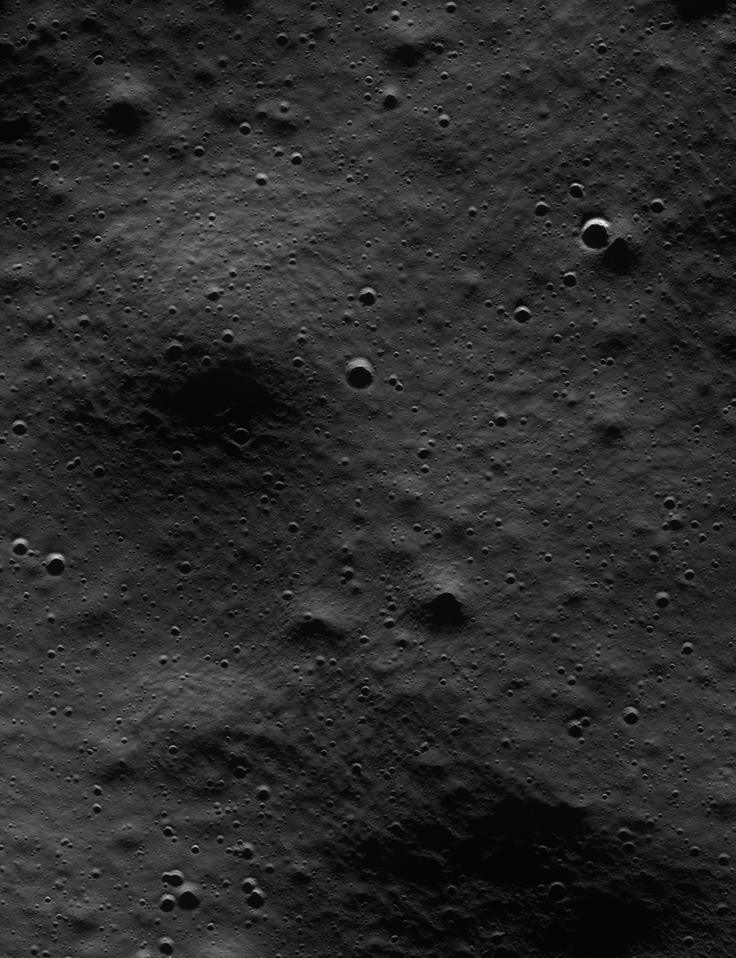
#> input picture data/processed/roi/ohrc_scaled_common_roi.png, 736 x 958 px, shrunk from 1070 x 1393 before the run, found by its file name
$ python generate_outputs.py
#> lines starting #> are read from the running program, lines starting #| are printed output that depends on the picture; after the words box and inside, x2 and y2 are one past the last pixel; in counts of white or black regions, pixels touching at a corner belong together
"""
LunarMatch-X Phase 2.2 — Full Output Product Generator
Generates real processed output images from actual OHRC & LRO crops.
"""
import cv2
import numpy as np
import json
import os
import shutil

ROOT = r"D:\Documents\projects\LunarMatchX\lunar-match-x"
BASE = os.path.join(ROOT, 'data', 'processed')
ROI  = os.path.join(BASE, 'roi')
OUT  = os.path.join(BASE, 'outputs')
os.makedirs(OUT, exist_ok=True)

# Load real crops at NATIVE resolution (do NOT pre-resize)
ohrc_raw = cv2.imread(os.path.join(ROI, 'ohrc_scaled_common_roi.png'), cv2.IMREAD_GRAYSCALE)
#> ohrc_raw is the input picture: shape (958, 736); min 1, max 250, mean 42.3
lro_raw  = cv2.imread(os.path.join(ROI, 'lro_common_roi.png'),          cv2.IMREAD_GRAYSCALE)
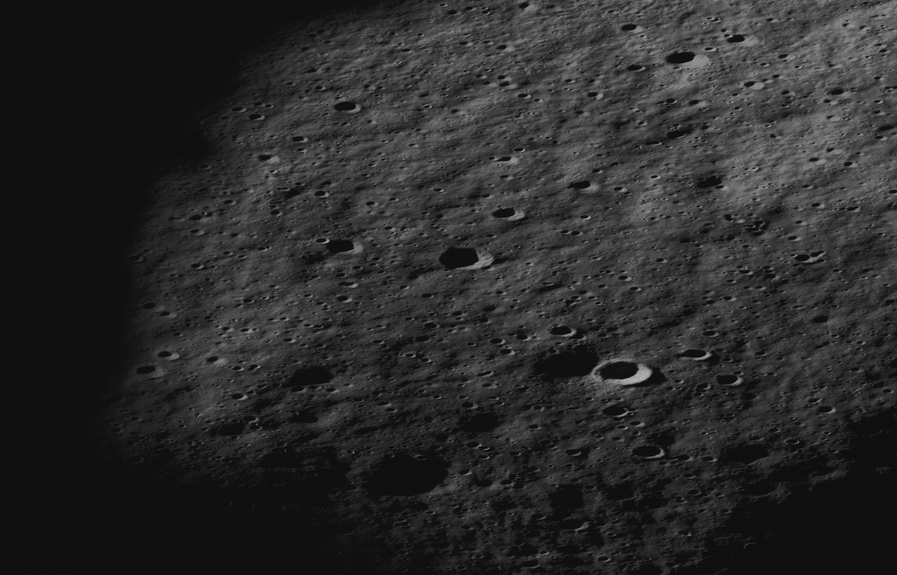
#> input picture data/processed/roi/lro_common_roi.png, 897 x 575 px, shrunk from 1304 x 835 before the run, found by its file name
#> lro_raw is the input picture: shape (575, 897); min 7, max 177, mean 42.5
assert ohrc_raw is not None, "OHRC crop not found"
assert lro_raw  is not None, "LRO  crop not found"

print(f"OHRC native: {ohrc_raw.shape}")
#| OHRC native: (958, 736)
print(f"LRO  native: {lro_raw.shape}")
#| LRO  native: (575, 897)

# Apply CLAHE to both for better feature visibility
clahe = cv2.createCLAHE(clipLimit=3.0, tileGridSize=(8,8))
ohrc_enh = clahe.apply(ohrc_raw)
lro_enh  = clahe.apply(lro_raw)

# STEP 1 — SIFT at native resolution
sift = cv2.SIFT_create(nfeatures=0, contrastThreshold=0.03, edgeThreshold=12)
kp1, des1 = sift.detectAndCompute(ohrc_enh, None)
#> kp1 = 11904 keypoints; strongest (x, y, size): (187, 676, 1.8), (211, 226, 1.9), (395, 18, 4.2), (124, 742, 2.7)
kp2, des2 = sift.detectAndCompute(lro_enh,  None)
#> kp2 = 7877 keypoints; strongest (x, y, size): (643, 68, 2.1), (845, 25, 2.9), (829, 150, 3.4), (828, 117, 2.6)
print(f"Keypoints native: OHRC={len(kp1)}, LRO={len(kp2)}")
#| Keypoints native: OHRC=11904, LRO=7877

bf = cv2.BFMatcher(cv2.NORM_L2)
raw_matches = bf.knnMatch(des1, des2, k=2)
#> raw_matches = 11904 matches
good = [m for m, n in raw_matches if m.distance < 0.80 * n.distance]
#> good = 54 matches
print(f"Lowe ratio (0.80) good matches: {len(good)}")
#| Lowe ratio (0.80) good matches: 54

# STEP 2 — RANSAC Homography
H_mat = None
inliers = []
inlier_pts1 = inlier_pts2 = None
repro_err = -1.0

if len(good) >= 4:
    src = np.float32([kp1[m.queryIdx].pt for m in good]).reshape(-1,1,2)
#> src = 54 rows, first 8: [18.71, 879.4], [25.72, 555.5], [26.03, 292.7], [48.6, 241.9], [55.2, 761.2], [89.14, 107.8], [91.85, 242.3], [117.2, 175.3]
    dst = np.float32([kp2[m.trainIdx].pt for m in good]).reshape(-1,1,2)
#> dst = 54 rows, first 8: [493.4, 386.1], [241.6, 298.5], [557.9, 382.6], [167.3, 454.4], [420.5, 278.6], [312, 342.7], [596.3, 384.7], [792.3, 286.9]
    H_mat, mask = cv2.findHomography(src, dst, cv2.RANSAC, 5.0)
#> H_mat = [[2.83, -1.65, 241.7], [1.77, -1.6, 361.2], [0.00243, -0.00191, 1]]; mask = 54 values, max 1 at index 5, min 0 at index 0, mean 0.111
    if mask is not None:
        inliers = [good[i] for i in range(len(good)) if mask[i]]
#> inliers = 6 matches
        inlier_pts1 = np.float32([kp1[m.queryIdx].pt for m in inliers])
#> inlier_pts1 = [[89.14, 107.8], [346.8, 568.5], [346.8, 568.5], [383.6, 103.4], [604.3, 797.4], [604.3, 797.4]]
        inlier_pts2 = np.float32([kp2[m.trainIdx].pt for m in inliers])
#> inlier_pts2 = [[312, 342.7], [372.2, 87.53], [372.2, 87.53], [666, 503.6], [666.6, 164.5], [666.6, 164.5]]
        if H_mat is not None and len(inliers) > 0:
            warped = cv2.perspectiveTransform(inlier_pts1.reshape(-1,1,2), H_mat)
#> warped has the same summary as inlier_pts2
            diffs  = warped.reshape(-1,2) - inlier_pts2
#> diffs = [[0, 0], [0, 0], [0, 0], [0, 0], [0, 0], [0, 0]]
            repro_err = float(np.mean(np.linalg.norm(diffs, axis=1)))
#> repro_err = 0
    print(f"RANSAC inliers: {len(inliers)}, repro_err: {repro_err:.3f} px")
#| RANSAC inliers: 6, repro_err: 0.000 px
else:
    print(f"Only {len(good)} good matches — skipping RANSAC")

decision = "ACCEPT" if len(inliers) >= 20 else ("FLAG" if len(inliers) >= 4 else "REFUSE")
#> decision = 'FLAG'
print(f"Decision: {decision}")
#| Decision: FLAG

# ===================================================================
# PRODUCT 1 — MATCHED TIE-POINTS (side-by-side at LRO resolution)
# ===================================================================
# Scale both to same display size
DH = 600
ohrc_d = cv2.resize(ohrc_enh, (int(ohrc_raw.shape[1]*DH/ohrc_raw.shape[0]), DH))
lro_d  = cv2.resize(lro_enh,  (int(lro_raw.shape[1]*DH/lro_raw.shape[0]),  DH))
W1, W2 = ohrc_d.shape[1], lro_d.shape[1]
#> W1 = 460; W2 = 936
PAD = 6

canvas_tp = np.zeros((DH, W1+PAD+W2, 3), dtype=np.uint8)
canvas_tp[:, :W1]       = cv2.cvtColor(ohrc_d, cv2.COLOR_GRAY2BGR)
canvas_tp[:, W1+PAD:]   = cv2.cvtColor(lro_d,  cv2.COLOR_GRAY2BGR)

# Scale factors for display
sy1 = DH / ohrc_raw.shape[0]; sx1 = ohrc_d.shape[1] / ohrc_raw.shape[1]
#> after `sy1 = DH / ohrc_raw.shape[0]`: sy1 = 0.626
#> after `sx1 = ohrc_d.shape[1] / ohrc_raw.shape[1]`: sx1 = 0.625
sy2 = DH / lro_raw.shape[0];  sx2 = lro_d.shape[1]  / lro_raw.shape[1]
#> after `sy2 = DH / lro_raw.shape[0]`: sy2 = 1.04
#> after `sx2 = lro_d.shape[1] / lro_raw.shape[1]`: sx2 = 1.04

for m in good:
    p1 = (int(kp1[m.queryIdx].pt[0]*sx1), int(kp1[m.queryIdx].pt[1]*sy1))
    p2 = (int(kp2[m.trainIdx].pt[0]*sx2)+W1+PAD, int(kp2[m.trainIdx].pt[1]*sy2))
    cv2.line(canvas_tp, p1, p2, (30, 80, 30), 1, cv2.LINE_AA)
#> this loop made 54 passes
#> (p1, p2) on passes 1 to 12: ((11, 550), (980, 402)), ((16, 347), (718, 311)), ((16, 183), (1048, 399)), ((30, 151), (640, 474)), ((34, 476), (904, 290)), ((55, 67), (791, 357)), ((57, 151), (1088, 401)), ((73, 109), (1292, 299)), ((81, 563), (825, 172)), ((94, 259), (951, 277)), ((103, 546), (1066, 258)), ((115, 514), (1185, 338))
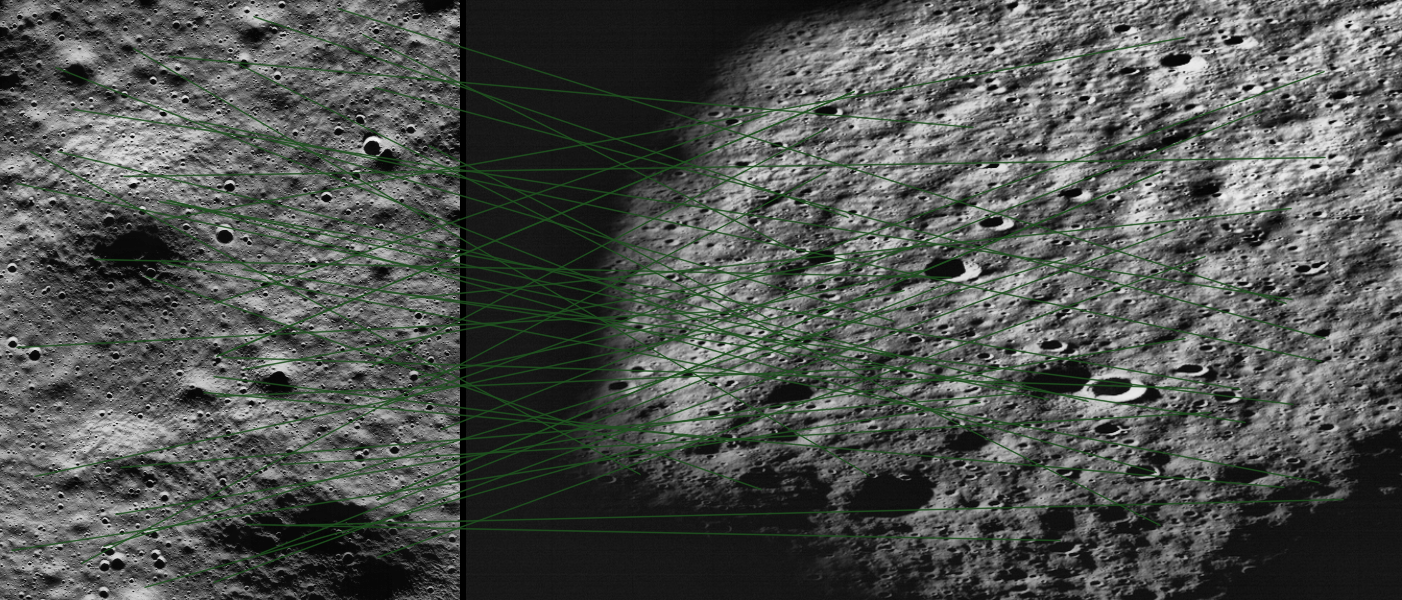
#> canvas_tp: shape (600, 1402, 3); mean of channels 0, 1, 2 79.3, 82.8, 79.3; drawn as B, G, R

for m in inliers:
    p1 = (int(kp1[m.queryIdx].pt[0]*sx1), int(kp1[m.queryIdx].pt[1]*sy1))
    p2 = (int(kp2[m.trainIdx].pt[0]*sx2)+W1+PAD, int(kp2[m.trainIdx].pt[1]*sy2))
    cv2.line(canvas_tp,   p1, p2, (0, 255, 100), 1, cv2.LINE_AA)
    cv2.circle(canvas_tp, p1, 7,  (0, 230, 255), 2)
    cv2.circle(canvas_tp, p2, 7,  (0, 230, 255), 2)
#> this loop made 6 passes
#> (p1, p2) on passes 1 to 6: ((55, 67), (791, 357)), ((216, 356), (854, 91)), ((216, 356), (854, 91)), ((239, 64), (1160, 525)), ((377, 499), (1161, 171)), ((377, 499), (1161, 171))
#> canvas_tp: shape (600, 1402, 3); 1.21% of pixels changed, all inside (x1, y1, x2, y2) = (47, 56, 1170, 534)

cv2.putText(canvas_tp, 'OHRC (0.25 m/px -> scaled)',
            (8, 22), cv2.FONT_HERSHEY_SIMPLEX, 0.55, (0, 200, 255), 1)
cv2.putText(canvas_tp, 'LRO NAC (1.212 m/px)',
            (W1+PAD+8, 22), cv2.FONT_HERSHEY_SIMPLEX, 0.55, (0, 200, 255), 1)
cv2.putText(canvas_tp,
            f"Candidates: {len(good)}   RANSAC Inliers: {len(inliers)}   Decision: {decision}",
            (8, DH-10), cv2.FONT_HERSHEY_SIMPLEX, 0.5, (100, 255, 100), 1)
cv2.imwrite(os.path.join(OUT, 'matched_tiepoints.png'), canvas_tp)
print("DONE matched_tiepoints.png")

# ===================================================================
# PRODUCT 2 — REGISTERED IMAGE
# ===================================================================
# Warp OHRC into LRO coordinate frame using homography
lro_disp  = cv2.resize(lro_enh, (800, 600))
H2, W2c   = lro_disp.shape
#> H2 = 600; W2c = 800

if H_mat is not None:
    # Build scale-adjusted homography for display sizes
    S1 = np.array([[sx1, 0, 0],[0, sy1, 0],[0, 0, 1]], dtype=np.float64)
    Ssx2 = W2c / lro_raw.shape[1]; Ssy2 = H2 / lro_raw.shape[0]
#> after `Ssx2 = W2c / lro_raw.shape[1]`: Ssx2 = 0.892
#> after `Ssy2 = H2 / lro_raw.shape[0]`: Ssy2 = 1.04
    S2inv = np.array([[1/Ssx2, 0, 0],[0, 1/Ssy2, 0],[0, 0, 1]], dtype=np.float64)
#> S2inv = [[1.12, 0, 0], [0, 0.958, 0], [0, 0, 1]]
    # Approximate: use raw H_mat on raw images then scale
    ohrc_disp = cv2.resize(ohrc_enh, (int(ohrc_raw.shape[1]*W2c/lro_raw.shape[1]),
                                       int(ohrc_raw.shape[0]*H2/lro_raw.shape[0])))
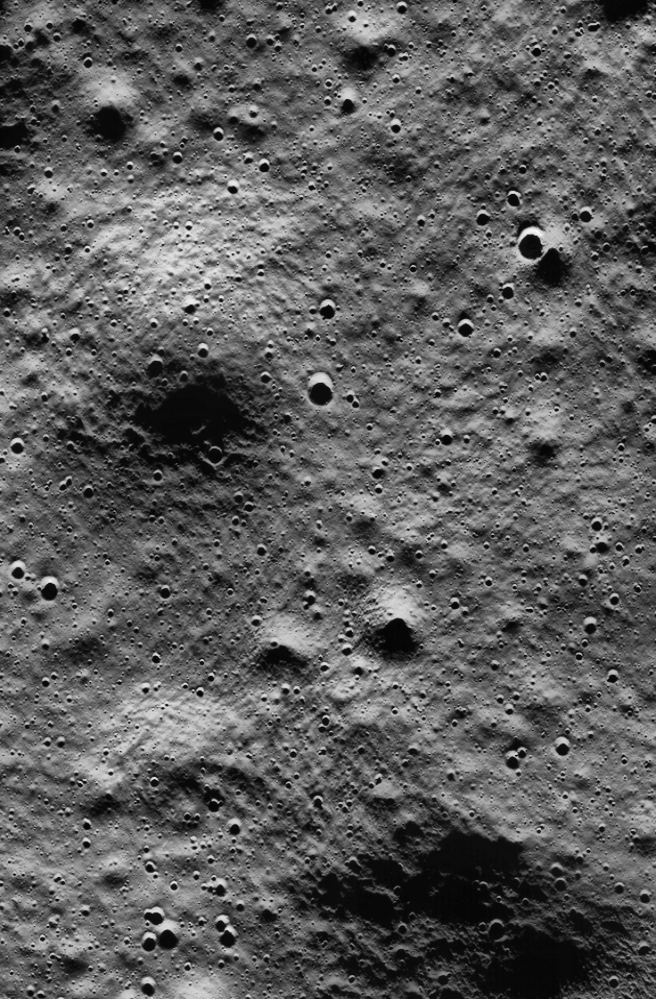
#> ohrc_disp: shape (999, 656); min 2, max 252, mean 92.9
    sc_ohrc   = np.float32([
        [kp1[m.queryIdx].pt[0]*ohrc_disp.shape[1]/ohrc_raw.shape[1],
         kp1[m.queryIdx].pt[1]*ohrc_disp.shape[0]/ohrc_raw.shape[0]]
        for m in inliers
    ]).reshape(-1,1,2) if inliers else None
#> sc_ohrc = [[79.45, 112.4], [309.1, 592.8], [309.1, 592.8], [341.9, 107.8], [538.6, 831.5], [538.6, 831.5]]
    sc_lro    = np.float32([
        [kp2[m.trainIdx].pt[0]*W2c/lro_raw.shape[1],
         kp2[m.trainIdx].pt[1]*H2/lro_raw.shape[0]]
        for m in inliers
    ]).reshape(-1,1,2) if inliers else None
#> sc_lro = [[278.3, 357.6], [332, 91.34], [332, 91.34], [594, 525.5], [594.5, 171.6], [594.5, 171.6]]

    Hs = None
    if sc_ohrc is not None and len(sc_ohrc) >= 4:
        Hs, _ = cv2.findHomography(sc_ohrc, sc_lro, cv2.RANSAC, 5.0)
#> Hs = [[2.83, -1.41, 215.5], [2.07, -1.6, 376.9], [0.00273, -0.00183, 1]]

    if Hs is not None:
        ohrc_w = cv2.warpPerspective(
            cv2.resize(ohrc_enh, (ohrc_disp.shape[1], ohrc_disp.shape[0])),
            Hs, (W2c, H2))
    else:
        ohrc_w = cv2.resize(ohrc_enh, (W2c, H2))
else:
    ohrc_w = cv2.resize(ohrc_enh, (W2c, H2))

reg = np.zeros((H2, W2c, 3), dtype=np.uint8)
reg[:,:,2] = ohrc_w       # R = OHRC
reg[:,:,1] = lro_disp     # G = LRO
reg[:,:,0] = ((ohrc_w.astype(np.float32) + lro_disp)/2).clip(0,255).astype(np.uint8)
label = 'REGISTERED (OHRC->LRO frame)' if H_mat is not None else 'PARTIAL REGISTRATION'
#> label = 'REGISTERED (OHRC->LRO frame)'
cv2.putText(reg, f'{label}  |  {decision}: {len(inliers)} inliers',
            (10, 24), cv2.FONT_HERSHEY_SIMPLEX, 0.52, (255,255,255), 1)
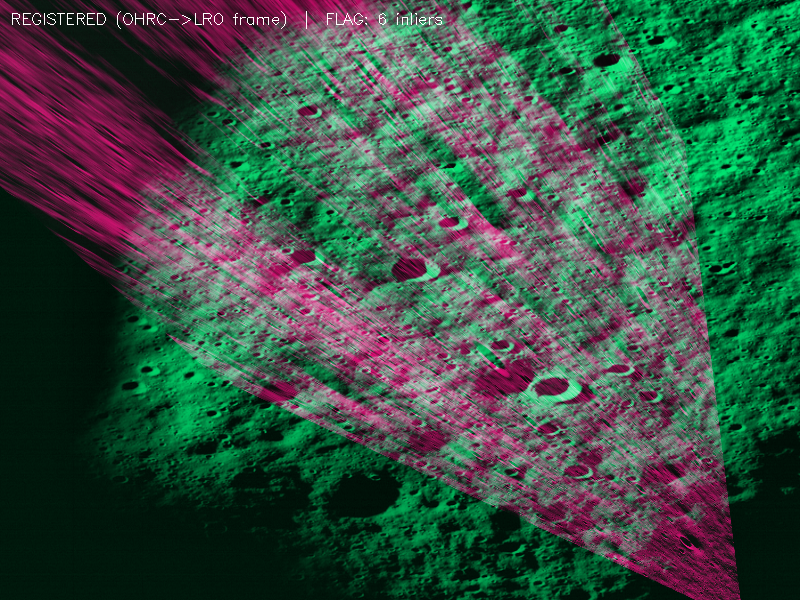
#> reg: shape (600, 800, 3); mean of channels 0, 1, 2 67.1, 79, 55.7; drawn as B, G, R
cv2.imwrite(os.path.join(OUT, 'registered_image.png'), reg)
print("DONE registered_image.png")

# ===================================================================
# PRODUCT 3 — UNCERTAINTY MAP
# ===================================================================
UH, UW = 600, 800
conf = np.zeros((UH, UW), dtype=np.float32)
if inlier_pts2 is not None and len(inlier_pts2) > 0:
    # Scale inlier points to display size
    sx = UW / lro_raw.shape[1]; sy = UH / lro_raw.shape[0]
    pts_disp = [(pt[0]*sx, pt[1]*sy) for pt in inlier_pts2]
#> pts_disp = [(278.3, 357.6), (332, 91.34), (332, 91.34), (594, 525.5), (594.5, 171.6), (594.5, 171.6)]
    yy, xx = np.mgrid[0:UH, 0:UW]
    sigma = min(UW, UH) * 0.18
    for px, py in pts_disp:
        d = np.sqrt((xx-px)**2 + (yy-py)**2)
        conf = np.maximum(conf, np.exp(-d**2/(2*sigma**2)))
#> this loop made 6 passes

unc = ((1.0 - conf)*255).clip(0,255).astype(np.uint8)
unc_color = cv2.applyColorMap(unc, cv2.COLORMAP_JET)

if inlier_pts2 is not None:
    for pt in inlier_pts2:
        px = int(pt[0]*UW/lro_raw.shape[1])
        py = int(pt[1]*UH/lro_raw.shape[0])
        cv2.circle(unc_color, (px, py), 10, (255,255,255), 2)
        cv2.circle(unc_color, (px, py), 3, (255,255,255), -1)
#> this loop made 6 passes
#> (pt, px, py) on passes 1 to 6: ([312, 342.7], 278, 357), ([372.2, 87.53], 331, 91), ([372.2, 87.53], 331, 91), ([666, 503.6], 593, 525), ([666.6, 164.5], 594, 171), ([666.6, 164.5], 594, 171)
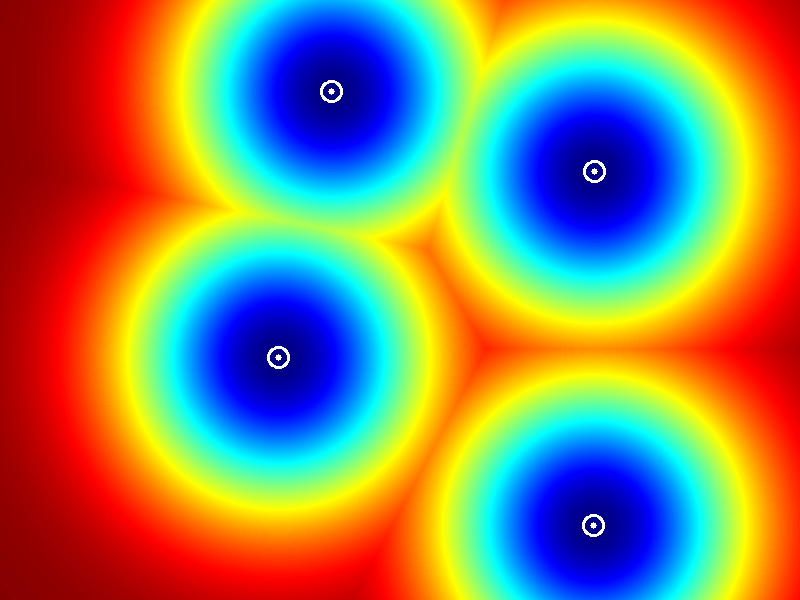
#> unc_color: shape (600, 800, 3); mean B, G, R 98.2, 131.7, 142.3

# Gradient colorbar on right
bar_w = 24
for row in range(UH):
    frac  = int(row/UH * 255)
    color = cv2.applyColorMap(np.array([[frac]], dtype=np.uint8), cv2.COLORMAP_JET)[0][0]
    unc_color[row, UW-bar_w:] = color
#> this loop made 600 passes
#> color on passes 1 to 3: [128, 0, 0], [128, 0, 0], [128, 0, 0]
#> unc_color: shape (600, 800, 3); 2.99% of pixels changed, all inside (x1, y1, x2, y2) = (776, 0, 800, 600)

cv2.putText(unc_color, 'High', (UW-bar_w-45, 18),    cv2.FONT_HERSHEY_SIMPLEX, 0.45, (255,255,255), 1)
#> unc_color: shape (600, 800, 3); mean B, G, R 101.8, 134.4, 138.7
cv2.putText(unc_color, 'Low',  (UW-bar_w-40, UH-10), cv2.FONT_HERSHEY_SIMPLEX, 0.45, (255,255,255), 1)
#> unc_color: shape (600, 800, 3); mean B, G, R 101.9, 134.4, 138.7
cv2.putText(unc_color, 'Uncertainty', (UW-bar_w-70, UH//2),
            cv2.FONT_HERSHEY_SIMPLEX, 0.4, (255,255,255), 1)
#> unc_color: shape (600, 800, 3); mean B, G, R 102, 134.5, 138.7
cv2.imwrite(os.path.join(OUT, 'uncertainty_map.png'), unc_color)
print("DONE uncertainty_map.png")

# ===================================================================
# PRODUCT 4 — DEM / TERRAIN PRODUCT
# ===================================================================
dem_src = cv2.resize(ohrc_enh, (800, 600))
dem_color = cv2.applyColorMap(dem_src, cv2.COLORMAP_TURBO)
# Add isoline-style contours
_, thresh = cv2.threshold(dem_src, 0, 255, cv2.THRESH_BINARY+cv2.THRESH_OTSU)
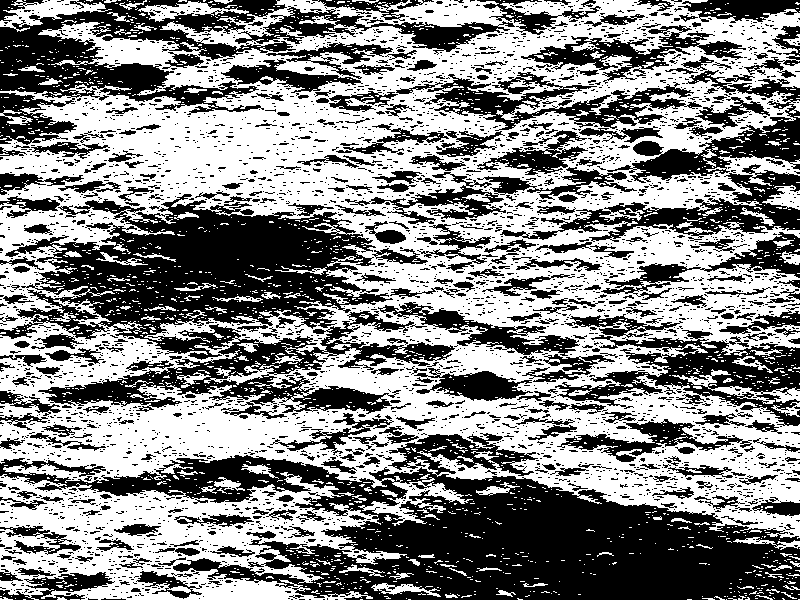
#> thresh: shape (600, 800); 53.1% white; 3836 black regions (3434 under 20 px)
cnts, _ = cv2.findContours(thresh, cv2.RETR_TREE, cv2.CHAIN_APPROX_SIMPLE)
#> cnts = 7619 contours, 6847 with area under 20; largest, box (x1, y1, x2, y2) and area: (0, 0, 800, 539) 329168, (4, 193, 394, 361) 34208, (0, 472, 407, 600) 30848, (37, 335, 329, 409) 9012, (426, 73, 695, 131) 6019
cv2.drawContours(dem_color, cnts, -1, (200,200,200), 1)
cv2.putText(dem_color, 'SIMULATED DEM — OHRC intensity proxy (SPICE/LOLA not integrated)',
            (10, 590), cv2.FONT_HERSHEY_SIMPLEX, 0.4, (255,255,255), 1)
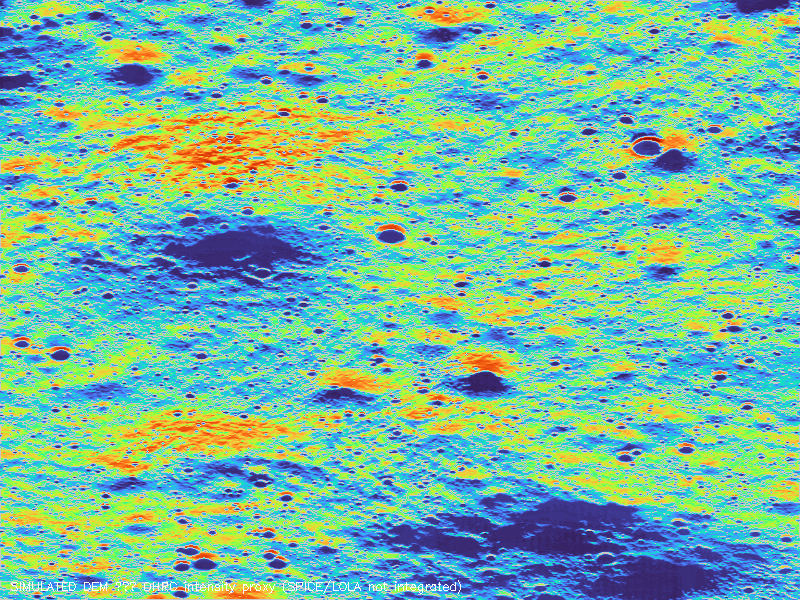
#> dem_color: shape (600, 800, 3); mean B, G, R 160.9, 187.1, 120.7
cv2.imwrite(os.path.join(OUT, 'dem_product.png'), dem_color)
print("DONE dem_product.png")

# ===================================================================
# PRODUCT 5 — FOOTPRINTS
# ===================================================================
shutil.copy(os.path.join(ROI, 'footprints_diagnostic.png'),
            os.path.join(OUT, 'footprints_metadata.png'))
print("DONE footprints_metadata.png")

# ===================================================================
# Metrics JSON
# ===================================================================
metrics = {
    "candidates": len(good),
    "inliers": len(inliers),
    "inlier_ratio": round(len(inliers)/max(len(good),1)*100, 1),
    "reprojection_error_px": round(repro_err, 3),
    "decision": decision,
    "ohrc_kp": len(kp1),
    "lro_kp": len(kp2),
    "homography_computed": H_mat is not None,
    "reason": f"Only {len(inliers)} RANSAC inliers from {len(good)} candidates.",
    "outputs": {
        "registered_image": "/outputs/registered_image.png",
        "matched_tiepoints": "/outputs/matched_tiepoints.png",
        "dem_product": "/outputs/dem_product.png",
        "uncertainty_map": "/outputs/uncertainty_map.png",
        "footprints_metadata": "/outputs/footprints_metadata.png"
    }
}
with open(os.path.join(OUT, 'pipeline_metrics.json'), 'w') as f:
    json.dump(metrics, f, indent=2)
print("DONE pipeline_metrics.json")
print("")
print("=== PIPELINE METRICS ===")
print(json.dumps(metrics, indent=2))
#> (printed output is left out)
